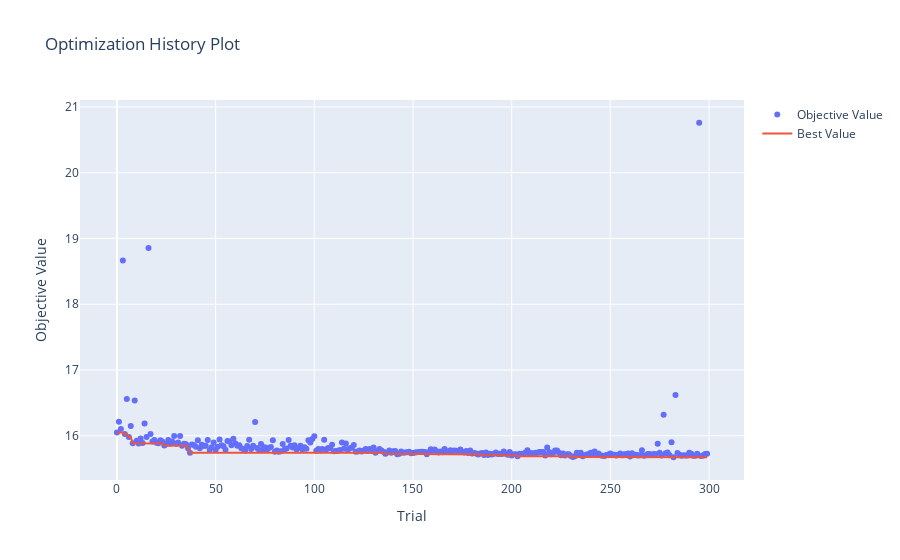

Write notebook code for a chart like this one.
### Code cell
# 하이퍼파라미터 최적화 과정을 확인
optuna.visualization.plot_optimization_history(study)

### Figure 1 — Plotly figure (JSON) as saved in the notebook; plotly's stock layout.template omitted (floating-point values rounded to 4 significant figures; data arrays with more than 128 entries replaced by an {"elided": "..."} marker saying what was removed)
{"data": [{"mode": "markers", "name": "Objective Value", "type": "scatter", "x": {"elided": "300 int values"}, "y": {"elided": "300 float values"}}, {"mode": "lines", "name": "Best Value", "type": "scatter", "x": {"elided": "300 int values"}, "y": {"elided": "300 float values"}}, {"marker": {"color": "#cccccc"}, "mode": "markers", "name": "Infeasible Trial", "showlegend": false, "type": "scatter", "x": [], "y": []}], "layout": {"title": {"text": "Optimization History Plot"}, "xaxis": {"title": {"text": "Trial"}}, "yaxis": {"title": {"text": "Objective Value"}}}}
